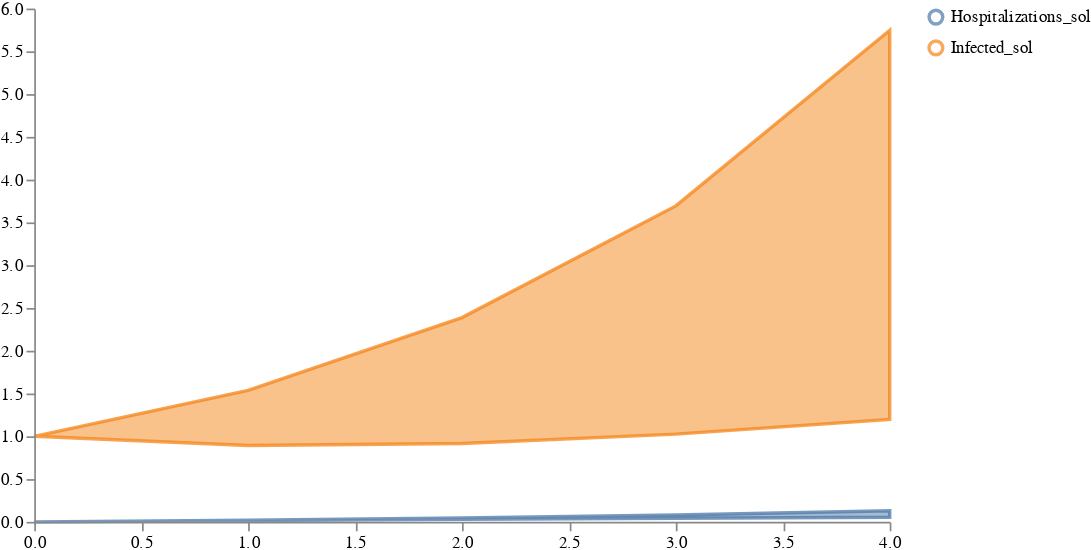

Here is the notebook cell this chart was saved with:
### Code cell
plots.ipy_display(result["visual"])

### Figure 1 — Vega specification as saved in the notebook (floating-point values rounded to 4 significant figures)
{"$schema": "https://vega.github.io/schema/vega/v5.json", "axes": [{"name": "x_axis", "orient": "bottom", "scale": "xscale", "zindex": 100}, {"name": "y_axis", "orient": "left", "scale": "yscale", "zindex": 100}], "data": [{"name": "distributions", "values": [{"lower": 1.212e-12, "timepoint": 0, "trajectory": "Hospitalizations_sol", "upper": 1.999e-12}, {"lower": 0.01396, "timepoint": 1, "trajectory": "Hospitalizations_sol", "upper": 0.02009}, {"lower": 0.03014, "timepoint": 2, "trajectory": "Hospitalizations_sol", "upper": 0.04464}, {"lower": 0.04264, "timepoint": 3, "trajectory": "Hospitalizations_sol", "upper": 0.07981}, {"lower": 0.0542, "timepoint": 4, "trajectory": "Hospitalizations_sol", "upper": 0.1299}, {"lower": 1, "timepoint": 0, "trajectory": "Infected_sol", "upper": 1}, {"lower": 0.8928, "timepoint": 1, "trajectory": "Infected_sol", "upper": 1.537}, {"lower": 0.9167, "timepoint": 2, "trajectory": "Infected_sol", "upper": 2.387}, {"lower": 1.025, "timepoint": 3, "trajectory": "Infected_sol", "upper": 3.693}, {"lower": 1.197, "timepoint": 4, "trajectory": "Infected_sol", "upper": 5.746}]}, {"name": "traces", "transform": [{"expr": "isValid(datum.value)", "type": "filter"}], "values": []}, {"name": "points", "values": []}, {"name": "markers", "values": []}, {"name": "selected", "on": [{"remove": true, "trigger": "clear"}, {"remove": true, "trigger": "!shift"}, {"insert": "clicked", "trigger": "!shift && clicked"}, {"toggle": "clicked", "trigger": "shift && clicked"}]}], "height": 300, "legends": [{"encode": {"labels": {"interactive": true, "name": "legendLabel", "update": {"opacity": [{"test": "!length(data('selected')) || indata('selected', 'value', datum.value)", "value": 1}, {"value": 0.25}]}}, "symbols": {"interactive": true, "name": "legendSymbol", "update": {"fill": {"value": "transparent"}, "opacity": [{"test": "!length(data('selected')) || indata('selected', 'value', datum.value)", "value": 0.7}, {"value": 0.15}], "size": {"value": 64}, "strokeWidth": {"value": 2}}}}, "name": "color_legend", "stroke": "color"}], "marks": [{"from": {"facet": {"data": "points", "groupby": "trajectory", "name": "points_split"}}, "marks": [{"encode": {"hover": {"fillOpacity": {"value": 0.9}}, "update": {"fill": {"field": "trajectory", "scale": "color"}, "fillOpacity": [{"test": "!length(data('selected')) || indata('selected', 'value', datum.trajectory)", "value": 0.5}, {"value": 0.15}], "size": {"value": 10}, "stroke": {"field": "trajectory", "scale": "color"}, "strokeOpacity": [{"test": "!length(data('selected')) || indata('selected', 'value', datum.trajectory)", "value": 0.75}, {"value": 0.15}], "strokeWidth": {"value": 2}, "tooltip": {"field": "value"}, "x": {"field": "timepoint", "scale": "xscale"}, "y": {"field": "value", "scale": "yscale"}}}, "from": {"data": "points"}, "name": "_points_symbol", "type": "symbol", "zindex": 3}, {"encode": {"hover": {"fillOpacity": {"value": 0.9}}, "update": {"interpolate": {"value": "linear"}, "stroke": {"field": "trajectory", "scale": "color"}, "strokeOpacity": [{"test": "!length(data('selected')) || indata('selected', 'value', datum.trajectory)", "value": 0.3}, {"value": 0.1}], "strokeWidth": {"value": 2}, "x": {"field": "timepoint", "scale": "xscale"}, "y": {"field": "value", "scale": "yscale"}}}, "from": {"data": "points"}, "name": "_points_line", "type": "line", "zindex": 3}], "name": "_points", "type": "group", "zindex": 3}, {"from": {"facet": {"data": "traces", "groupby": "trajectory", "name": "traces_split"}}, "marks": [{"encode": {"hover": {"fillOpacity": {"value": 0.9}}, "update": {"interpolate": {"value": "linear"}, "stroke": {"field": "trajectory", "scale": "color"}, "strokeOpacity": [{"test": "!length(data('selected')) || indata('selected', 'value', datum.trajectory)", "value": 0.75}, {"value": 0.15}], "strokeWidth": {"value": 2}, "x": {"field": "timepoint", "scale": "xscale"}, "y": {"field": "value", "scale": "yscale"}}}, "from": {"data": "traces_split"}, "name": "_traces_lines", "type": "line"}], "name": "_traces", "type": "group", "zindex": 2}, {"from": {"facet": {"data": "distributions", "groupby": "trajectory", "name": "trajectory_split"}}, "marks": [{"encode": {"hover": {"fillOpacity": {"value": 0.9}}, "update": {"fill": {"field": "trajectory", "scale": "color"}, "fillOpacity": [{"test": "!length(data('selected')) || indata('selected', 'value', datum.trajectory)", "value": 0.5}, {"value": 0.15}], "interpolate": {"value": "linear"}, "stroke": {"field": "trajectory", "scale": "color"}, "strokeOpacity": [{"test": "!length(data('selected')) || indata('selected', 'value', datum.trajectory)", "value": 0.75}, {"value": 0.15}], "strokeWidth": {"value": 2}, "x": {"field": "timepoint", "scale": "xscale"}, "y": {"field": "upper", "scale": "yscale"}, "y2": {"field": "lower", "scale": "yscale"}}}, "from": {"data": "trajectory_split"}, "type": "area"}], "name": "_distributions", "type": "group", "zindex": 1}, {"marks": [{"encode": {"enter": {"stroke": {"value": "lightgray"}}, "update": {"opacity": {"value": 1}, "x": {"field": "timepoint", "scale": "xscale"}, "y": {"signal": "height"}, "y2": {"value": 0}}}, "from": {"data": "markers"}, "name": "_marker text", "type": "rule"}, {"encode": {"enter": {"fontSize": {"value": 8}, "text": {"field": "datum.label"}, "y": {"value": 0}}}, "from": {"data": "_marker text"}, "name": "_marker flags", "transform": [{"as": ["x", "_y", "opacity", "align", "baseline"], "lineAnchor": "start", "offset": [1], "size": {"signal": "[width, height]"}, "type": "label"}], "type": "text"}], "name": "_markers", "type": "group"}], "scales": [{"domain": {"fields": [{"data": "distributions", "field": "timepoint"}, {"data": "traces", "field": "timepoint"}, {"data": "points", "field": "timepoint"}, {"data": "markers", "field": "timepoint"}]}, "name": "xscale", "range": "width", "type": "linear", "zero": false}, {"domain": {"fields": [{"data": "distributions", "field": "lower"}, {"data": "distributions", "field": "upper"}, {"data": "traces", "field": "value"}, {"data": "points", "field": "value"}]}, "name": "yscale", "nice": true, "range": "height", "type": "linear", "zero": true}, {"domain": {"fields": [{"data": "distributions", "field": "trajectory"}, {"data": "traces", "field": "trajectory"}, {"data": "points", "field": "trajectory"}]}, "name": "color", "range": "category", "type": "ordinal"}], "signals": [{"name": "clear", "on": [{"events": "mouseup[!event.item]", "force": true, "update": "true"}], "value": true}, {"name": "shift", "on": [{"events": "@legendSymbol:click, @legendLabel:click", "force": true, "update": "event.shiftKey"}], "value": false}, {"name": "clicked", "on": [{"events": "@legendSymbol:click, @legendLabel:click", "force": true, "update": "{value: datum.value}"}], "value": null}], "width": 500}
